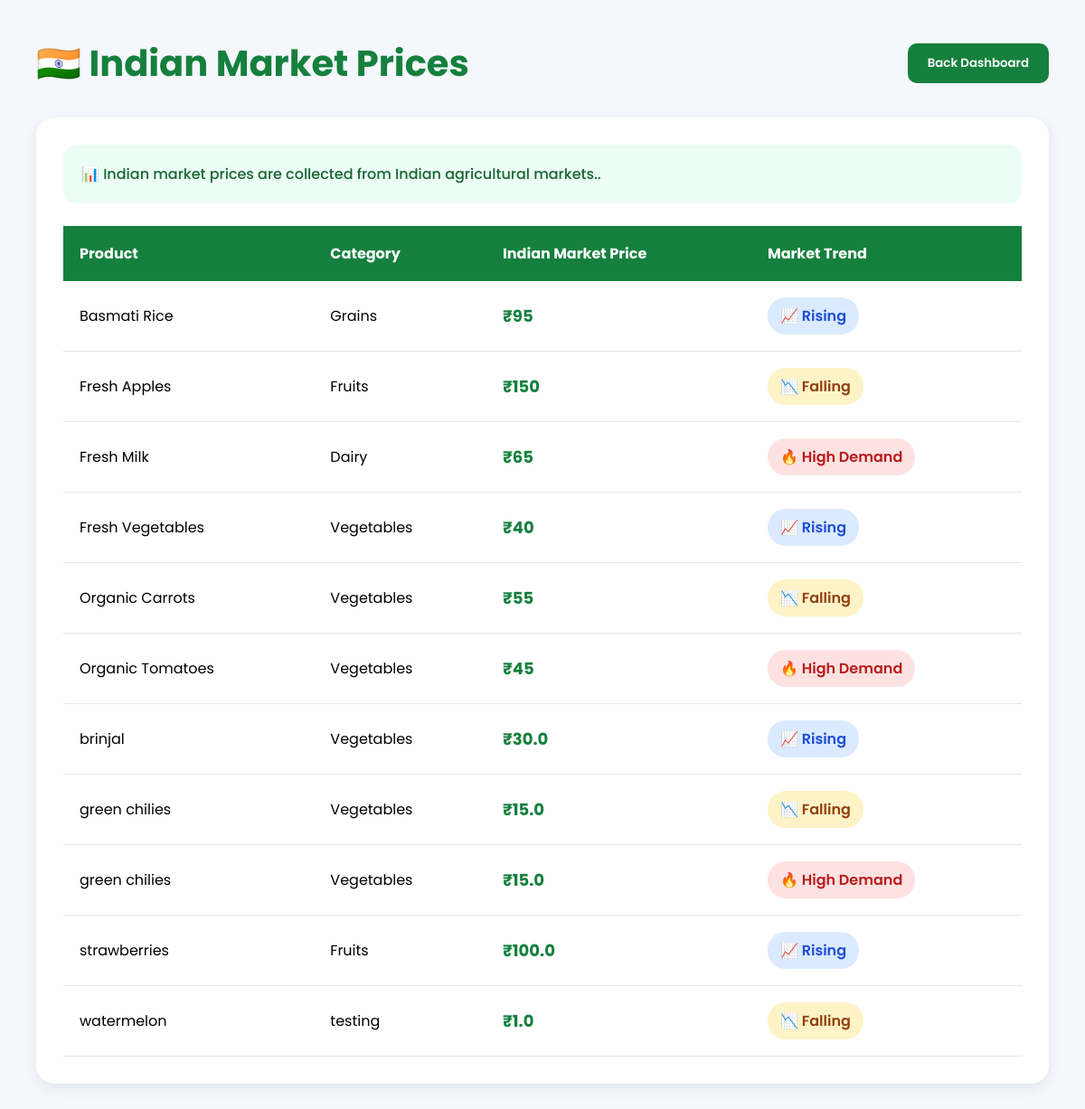
The app's page /global-marketplace.html with its own data.
### tables this page shows
CREATE TABLE products (

            id INTEGER PRIMARY KEY AUTOINCREMENT,

            name TEXT NOT NULL,

            category TEXT NOT NULL,

            price REAL NOT NULL,

            stock INTEGER NOT NULL,

            description TEXT,

            image TEXT

        , farmer_id INTEGER);

### app.py (the view)
@app.route("/global-marketplace.html")
def globalMarketplace():
    conn = get_db_connection()
    products = conn.execute(
        """
        SELECT *
        FROM products
        ORDER BY name
        """
    ).fetchall()
    market_data = []
    for product in products:
        market_price = MARKET_PRICES.get(
            product["name"],
            product["price"]
        )
        market_data.append({
            "name": product["name"],
            "your_price": product["price"],
            "category": product["category"],
            "market_price": market_price
        })
    conn.close()
    return render_template(
        "global-marketplace.html",
        products=market_data
    )

### db.py (called while the page is built)
def get_db_connection():
    conn = sqlite3.connect("database.db")
    conn.row_factory = sqlite3.Row
    return conn

### templates/global-marketplace.html (shortened to what this page needs)
<!DOCTYPE html>
<html>
<head>
</head>
<body>
<div class="header">
<h1>🇮🇳 Indian Market Prices</h1>
<a href="/farmer-dashboard.html">
<button class="back-btn">
Back Dashboard
</button>
</a>
</div>
<div class="market-box">
<div class="market-info">
📊 Indian market prices are collected from Indian agricultural markets..
</div>
<table>
<thead>
<tr>
<th>Product</th>
<th>Category</th>
<th>Indian Market Price</th>
<th>Market Trend</th>
</tr>
</thead>
<tbody>
{% for product in products %}
<tr>
<td>{{ product.name }}</td>
<td>{{ product.category }}</td>
<td class="price">
₹{{ product.market_price }}
</td>
<td>
{% if loop.index % 3 == 0 %}
<span class="trend high">
🔥 High Demand
</span>
{% elif loop.index % 3 == 1 %}
<span class="trend rising">
📈 Rising
</span>
{% else %}
<span class="trend falling">
📉 Falling
</span>
{% endif %}
</td>
</tr>
{% endfor %}
</tbody>
</table>
</div>
</body>
</html>

### templates/global-marketplace.html (style rules this page uses)
* { margin:0; padding:0; box-sizing:border-box; font-family:'Poppins',sans-serif; }
body { background:#f4f7fb; padding:40px; }
.header { display:flex; justify-content:space-between; align-items:center; margin-bottom:30px; }
.header h1 { font-size:40px; color:#15803d; }
.back-btn { background:#15803d; color:white; border:none; padding:12px 22px; border-radius:10px; cursor:pointer; font-weight:600; }
.market-box { background:white; padding:30px; border-radius:20px; box-shadow:0 5px 15px rgba(0,0,0,0.08); }
.market-info { background:#ecfdf5; padding:20px; border-radius:15px; margin-bottom:25px; color:#166534; font-weight:500; }
table { width:100%; border-collapse:collapse; }
th { background:#15803d; color:white; padding:18px; text-align:left; }
td { padding:18px; border-bottom:1px solid #e5e7eb; }
.price { font-size:18px; font-weight:700; color:#15803d; }
.trend { padding:8px 14px; border-radius:20px; font-weight:600; display:inline-block; }
.high { background:#fee2e2; color:#b91c1c; }
.rising { background:#dbeafe; color:#1d4ed8; }
.falling { background:#fef3c7; color:#92400e; }

### records on screen
products: name "Basmati Rice", category "Grains", market_price "95", shows "📈 Rising"
products: name "Fresh Apples", category "Fruits", market_price "150", shows "📉 Falling"
products: name "Fresh Milk", category "Dairy", market_price "65", shows "🔥 High Demand"
products: name "Fresh Vegetables", category "Vegetables", market_price "40", shows "📈 Rising"
products: name "Organic Carrots", category "Vegetables", market_price "55", shows "📉 Falling"
products: name "Organic Tomatoes", category "Vegetables", market_price "45", shows "🔥 High Demand"
products: name "brinjal", category "Vegetables", market_price "30.0", shows "📈 Rising"
products: name "green chilies", category "Vegetables", market_price "15.0", shows "📉 Falling"
products: name "green chilies", category "Vegetables", market_price "15.0", shows "🔥 High Demand"
products: name "strawberries", category "Fruits", market_price "100.0", shows "📈 Rising"
products: name "watermelon", category "testing", market_price "1.0", shows "📉 Falling"
